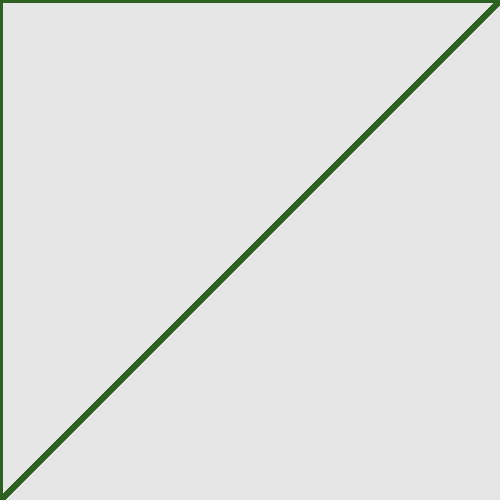
Frame 1 (no input)
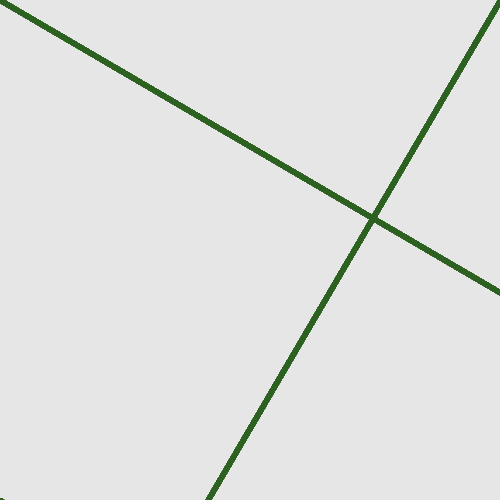
Frame 60 (the mouse pressed at the canvas centre just before this capture)
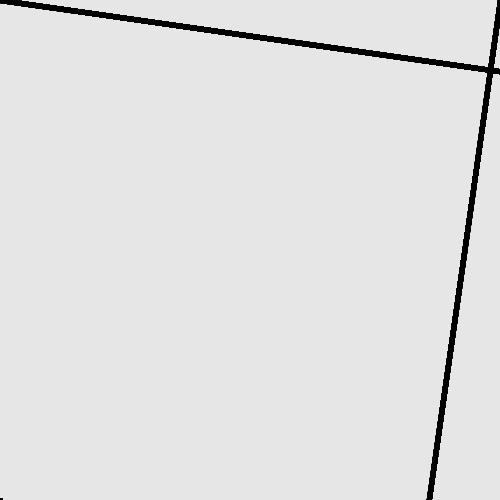
Frame 120 (the mouse held since frame 60 and released just before this capture)

The Processing sketch that drew these frames (run headless with seeded random() and noise(); from frame 60 on, the mouse is pressed at the canvas centre):

// Processing sketch: processing_92430
// ── processing_92430.pde

//Gabriela Nisenbaum
//March 9, 2013
//200 Objects

int num_of_ellipse = 200;
int currentClick = 0;
float[] elX = new float [num_of_ellipse];
float[] elY = new float [num_of_ellipse];
float[] elSpeed = new float [num_of_ellipse];
float gravity = .5;
 
void setup() {
  size(500, 500);
}
 
void draw() {
  background (230);
  for (int i = 0; i < num_of_ellipse; i++) {
  DrawMyStuff(elX[i], elY[i]);
  elY[i] += elSpeed[i];
  elSpeed[i] += gravity;
}
}
 
 void DrawMyStuff(float X, float Y) {
    strokeWeight(5);
    stroke (0, 0, 0, 150);
      if (mouseY < 166.6 == true){
      stroke(39, 97, 150, 150);
    }
     if (mouseX < 166.6 == true){
      stroke(45, 97, 32, 150);
    }
     if (mouseX > 333.3 == true){
      stroke(96, 43, 150, 150);
    }
     if (mouseY > 333.3 == true){
      stroke(65, 33, 200, 150);
    }
     line(0, Y, width, X);
     line(0, X, Y, height);
     line(500, Y, X, height);
   }
 
void mouseMoved ()  {
  elX[currentClick] = mouseX;
  elY[currentClick] = mouseY;
  elSpeed[currentClick] = -10;
  currentClick += 1;
  if (currentClick > 19) {
    currentClick = 0;
  }
}
